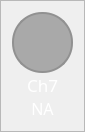
                     <widget class="QFrame" name="frame_ch7">
                      <property name="maximumSize">
                       <size>
                        <width>80</width>
                        <height>150</height>
                       </size>
                      </property>
                      <property name="styleSheet">
                       <string notr="true">QFrame{
	
	border-color: rgb(255, 98, 92);
}

QLabel{
	color: #FFF;
}</string>
                      </property>
                      <property name="frameShape">
                       <enum>QFrame::StyledPanel</enum>
                      </property>
                      <property name="frameShadow">
                       <enum>QFrame::Raised</enum>
                      </property>
                      <layout class="QVBoxLayout" name="verticalLayout_14">
                       <property name="spacing">
                        <number>0</number>
                       </property>
                       <item>
                        <widget class="QFrame" name="frame_ch7_color">
                         <property name="sizePolicy">
                          <sizepolicy hsizetype="Fixed" vsizetype="Fixed">
                           <horstretch>0</horstretch>
                           <verstretch>0</verstretch>
                          </sizepolicy>
                         </property>
                         <property name="minimumSize">
                          <size>
                           <width>61</width>
                           <height>61</height>
                          </size>
                         </property>
                         <property name="maximumSize">
                          <size>
                           <width>1000</width>
                           <height>61</height>
                          </size>
                         </property>
                         <property name="sizeIncrement">
                          <size>
                           <width>1</width>
                           <height>1</height>
                          </size>
                         </property>
                         <property name="styleSheet">
                          <string notr="true">border: 2px solid rgb(145, 145, 145);
border-radius: 30px;
background-color: rgb(169, 169, 169)</string>
                         </property>
                         <property name="frameShape">
                          <enum>QFrame::StyledPanel</enum>
                         </property>
                         <property name="frameShadow">
                          <enum>QFrame::Raised</enum>
                         </property>
                        </widget>
                       </item>
                       <item>
                        <widget class="QLabel" name="label_ch7">
                         <property name="minimumSize">
                          <size>
                           <width>61</width>
                           <height>0</height>
                          </size>
                         </property>
                         <property name="maximumSize">
                          <size>
                           <width>16777215</width>
                           <height>30</height>
                          </size>
                         </property>
                         <property name="font">
                          <font>
                           <family>DM Sans</family>
                           <pointsize>13</pointsize>
                           <weight>50</weight>
                           <italic>false</italic>
                           <bold>false</bold>
                          </font>
                         </property>
                         <property name="text">
                          <string>Ch7</string>
                         </property>
                         <property name="alignment">
                          <set>Qt::AlignCenter</set>
                         </property>
                        </widget>
                       </item>
                       <item>
                        <widget class="QLabel" name="label_ch7_value">
                         <property name="minimumSize">
                          <size>
                           <width>61</width>
                           <height>0</height>
                          </size>
                         </property>
                         <property name="maximumSize">
                          <size>
                           <width>16777215</width>
                           <height>30</height>
                          </size>
                         </property>
                         <property name="font">
                          <font>
                           <family>DM Sans</family>
                           <pointsize>12</pointsize>
                           <weight>50</weight>
                           <italic>false</italic>
                           <bold>false</bold>
                          </font>
                         </property>
                         <property name="styleSheet">
                          <string notr="true">font:12pt</string>
                         </property>
                         <property name="text">
                          <string>NA</string>
                         </property>
                         <property name="alignment">
                          <set>Qt::AlignCenter</set>
                         </property>
                        </widget>
                       </item>
                      </layout>
                     </widget>
